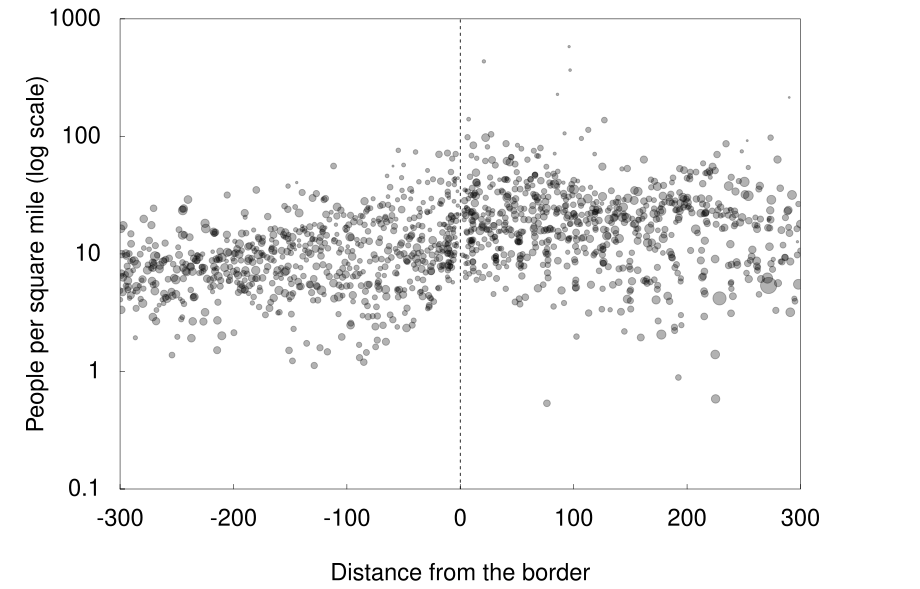

Reproduce this figure in R.
# Set the working directory to the script's location
setwd(getSrcDirectory(function(dummy) {dummy}))
cat("\014")

# Function to set up plot parameters
setup_plot <- function(width, height, top_margin = 0.2, bottom_margin = 0.6, left_margin = 1.2, right_margin = 1.2) {
  # Convert inches to points (1 inch = 72 points)
  width_pt <- width * 72
  height_pt <- height * 72
  
  # Set the plot area size
  par(pin = c(width - left_margin - right_margin, height - top_margin - bottom_margin))
  
  # Set margins in inches
  par(mai = c(bottom_margin, left_margin, top_margin, right_margin))
  
  # Set other plot parameters
  par(family = "sans",
      cex = 1.2,
      cex.axis = 1.2,
      cex.lab = 1.2,
      tck = 0.01,
      lwd = 0.8,
      las = 1,
      mgp = c(3, 0.8, 0))
}

# Function to format labels
format_labels <- function(x) {
  gsub("-", "\uad", format(x, scientific = FALSE, trim = TRUE))
}

# Function to create centered legend
create_centered_legend <- function(labels, line_widths, line_types, y_offset = 0.07, x_intersp = 0.5) {
  plot_info <- par("usr")
  plot_height <- plot_info[4] - plot_info[3]
  plot_width <- plot_info[2] - plot_info[1]
  
  # Calculate legend width
  legend_width <- sum(strwidth(labels, units="user")) + 
    length(labels) * par("csi") * x_intersp
  
  # Center of x-axis
  legend_x <- (plot_info[2] + plot_info[1]) / 2
  
  # Adjustable vertical position
  legend_y <- plot_info[3] - y_offset * plot_height
  
  legend(x = legend_x, y = legend_y,
         legend = labels,
         col = "black",
         lwd = line_widths,
         lty = line_types,
         bty = "n",
         horiz = TRUE,
         cex = 1.2,
         seg.len = 2,
         xpd = TRUE,
         xjust = 0.5,
         x.intersp = x_intersp)
}

# "Slavery's Effect on Rural Population Density in the 300-Mile Sample, 1860"
create_figure_1 <- function() {
  # Set plot dimensions
  plot_width <- 9.2  # inches
  plot_height <- 5.9   # inches
  extra_bottom_margin <- 0.4  # Additional bottom margin in inches
  
  # Set up plot parameters with extra bottom margin
  setup_plot(plot_width, plot_height, bottom_margin = 0.6 + extra_bottom_margin)
  
  # Read data from CSV file
  data <- read.csv("database.csv")
  
  # Filter data for year 1860 and distance within 300 miles
  data <- data[data$year == 1860 & data$distance >= -300 & data$distance <= 300, ]
  
  # Convert columns to numeric, replacing any non-numeric values with NA
  data$distance <- as.numeric(as.character(data$distance))
  data$farmv <- as.numeric(as.character(data$farmv))
  data$area <- as.numeric(as.character(data$area))
  
  # Convert area from square meters to square miles
  data$area_sqmiles <- data$area / 2589988.11  # 1 sq mile = 2,589,988.11 sq meters
  
  # Remove rows with NA or non-positive farmv values
  data <- data[!is.na(data$distance) & !is.na(data$farmv) & data$farmv > 0, ]
  
  # Create the plot
  plot(data$distance, data$farmv,
       type = "n",
       xlab = "Distance from the border",
       ylab = "People per square mile (log scale)",
       xlim = c(-300, 300),
       ylim = c(0.1, 1000),
       log = "y",
       xaxs = "i",
       yaxs = "i",
       axes = FALSE)
  
  # Draw custom axes
  axis(1, at = seq(-300, 300, by = 100), 
       labels = format_labels(seq(-300, 300, by = 100)), 
       lwd = 0, lwd.ticks = 0.5, padj = -0.1, cex.axis = 1.2)
  axis(2, at = c(0.1, 0.1, 1, 10, 100, 1000), 
       labels = c("0.1", "0.1", "1", "10", "100", "1000"), 
       lwd = 0, lwd.ticks = 0.5, padj = 0.4, cex.axis = 1.2)
  
  # Add box
  box(lwd = 0.5)
  
  # Add vertical dashed line at zero
  abline(v = 0, lty = 2, lwd = 0.8)
  
  # Calculate point sizes based on area
  max_point_size <- 1.8  # Maximum point size
  min_point_size <- 0.1  # Minimum point size
  point_sizes <- sqrt(data$area_sqmiles / max(data$area_sqmiles)) * (max_point_size - min_point_size) + min_point_size
  
  # Plot data points with varying size and no outline
  points(data$distance, data$farmv, 
         pch = 19,  # Solid circle with no outline
         col = rgb(0, 0, 0, 0.3),  # Transparent black
         cex = point_sizes)  # Size based on area
  
  # Save the plot as PDF
  dev.copy(pdf, "figure.pdf", width = plot_width, height = plot_height)
  dev.off()
}

# Run the function to create the plot
create_figure_1()
